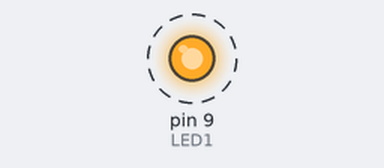
Bench run of a sketch on a simulated Arduino Uno, built with avr-gcc and run on an emulated ATmega328P. Parts: output pins drawn as LEDs (lit = HIGH). Dashed ring = blinking.

Above: at 0.5 s.
Timing chart, 0 to 4.6 s (numbered marks = the images above):
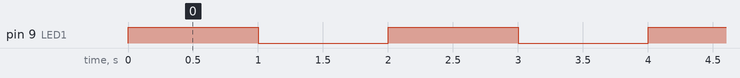

Measured:
- by itself, pin 9 (LED1): alternates HIGH for 1.0 s and LOW for 1.0 s

The sketch:

1_BlinkingLed_D.ino
```cpp
/*
 * Arduino de 0 a 100
 *
 * Practica n 2
 */

//ZONA GLOBAL //////////////////////////////////////
/*
 * Esta parte del programa se utilizara para:
 *    -incluir librerias
 *    -descripcion de los pines a utilizar
 *    -definicion de las constantes
 *    -definicion de las variables globales
 *    -creación de funciones (Aunque las funciones pueden incluirse en esta parte, es recomendable utilizar una pestaña nueva, para la mejor compresión del código)
 */


//declaracion de constantes (variables):

const byte LED1 = 9;

//otras formas de declarar el uso de un pin:
// #define led1 9 // declrción de constantes heredada de C
 // int led1 = 9;
  // byte led1=9;  // la variable byte puede tomar valores entre 0 y 255
  // const byte led1=9;


//FUNCION SETUP/////////////////////////////////
/*
 * Esta función se ejecuta cada vez que se inicia la placa de Arduino
 * las tareas principales que se realizarán en esta parte seáan:
 *    -Configuración de los pines (pinMode() )
 *    -Inicialización de comunicaciones
 */
void setup()
{

  pinMode(LED1, OUTPUT);//configuramos led1(pin, 9), como salida
  // pinMode(9, OUTPUT); // se podría utilizar esta línea de código y así no tener que declarar la constante led1

}

//FUNCION LOOP/////////////////////////////
/*
 * En esta parte se ubicará el código que se ejecuta continuamente,
 * en forma de bucle infinito
 */
void loop()
{


  //si se culmple la condicon , pulsador = HIGH, etonces
  digitalWrite(LED1, HIGH);// enciende el led poniendo en estado alto (HIGH, 5V) la slaida
  // otras formas de encender el led:
  //digitalWrite(9, 1);
   //digitalWrite(9, true);

  delay(1000);
  digitalWrite(LED1, LOW);// apaga el led, poniendo a estado bajo (LOW, 0V) la salida digital
  //digitalWrite(9, 0);
   //digitalWrite(9, false);
  delay(1000);

}
```
